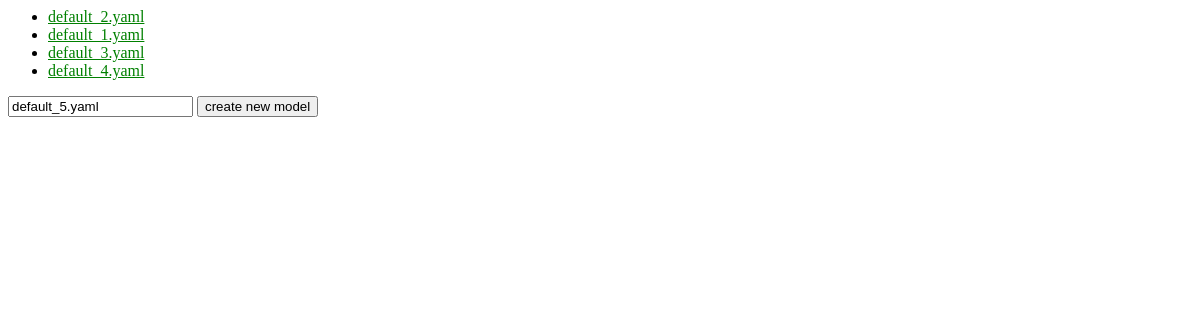
The app's page /yaml_creator/, older data.
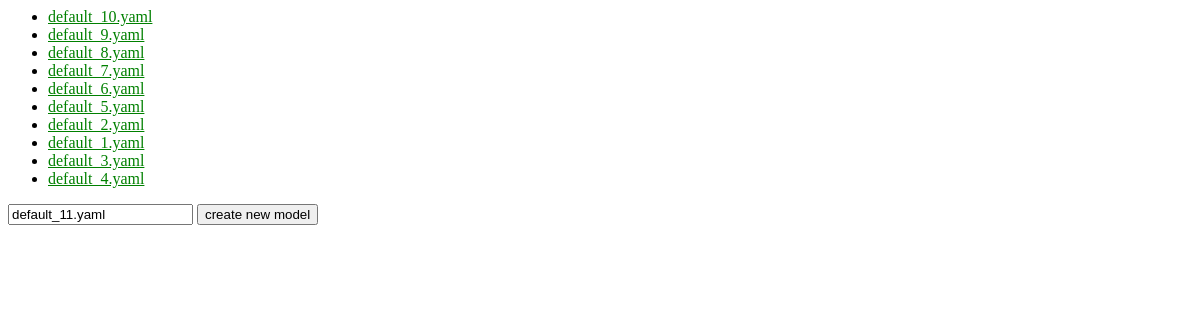
The same page, newer data.
### yaml_creator/models/ModelDescriptor.py (models this page shows)
class ModelDescriptor(models.Model):
    filename=models.CharField(max_length=200,primary_key=True,default=default_yaml_file_name)
    doi=models.CharField(max_length=200)
    pub_date=models.DateTimeField('date published')

### yaml_creator/views/data_base_index.py (the view)
# urls.py: path('',data_base_index, name='data_base_index'),
def data_base_index(request):
    latest_modeldescriptor_list = ModelDescriptor.objects.order_by('-pub_date')
    context={
        'latest_modeldescriptor_list':latest_modeldescriptor_list,
        'yaml_file_name_default':default_yaml_file_name()}
    print('######################')
    print(context)
    print('######################')
    return render(request,'yaml_creator/data_base_index.html',context)

### yaml_creator/models/ModelDescriptor.py (called while the page is built)
def default_yaml_file_name():
    yaml_file_names=[m.filename for m in ModelDescriptor.objects.all()]
    default_trunk='default_'
    num_str='[0-9]+'
    P_num=re.compile(num_str)
    P=re.compile(default_trunk+num_str+'\.yaml')
    dl=[name for name in yaml_file_names if P.match(name) is not None]
    if len(dl)==0:
        yaml_file_name_default=default_trunk+'1.yaml'
    else:
        nmax=max([int(P_num.search(name).group()) for name in dl])
        yaml_file_name_default=default_trunk+str(nmax+1)+'.yaml'
    return yaml_file_name_default

### yaml_creator/templates/yaml_creator/data_base_index.html (shortened to what this page needs)
{% load static %}
<link rel="stylesheet" type="text/css" href="{% static 'yaml_creator/style.css' %}" />
<ul>
    {% for md in latest_modeldescriptor_list   %}
    	<li>
	    <a href="{%url 'detail' md.filename%}">{{md.filename}}</a>
	</li>
    {% endfor %}
</ul>
<form action="{% url 'create_new_ModelDescriptor'%}" method="post">
	<input type="text" name="filename" value="{{ yaml_file_name_default }}" />
  	<input type="submit" value="create new model" />
</form>

Row changes from the older to the newer data that the page shows:
added ModelDescriptor: filename "default_10.yaml"
added ModelDescriptor: filename "default_9.yaml"
added ModelDescriptor: filename "default_8.yaml"
added ModelDescriptor: filename "default_7.yaml"
added ModelDescriptor: filename "default_6.yaml"
added ModelDescriptor: filename "default_5.yaml"
Text that changed along with them:
form field filename: "default_5.yaml" → "default_11.yaml"
